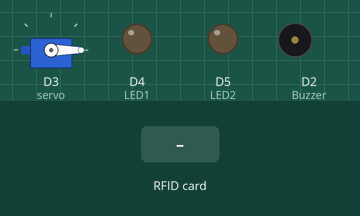
Simulated run of this sketch. Board: Arduino MKR. Shown: servo, output pins drawn as LEDs (lit = HIGH), buzzer (waves = sounding). The test bench sets the inputs (shaded band). WiFi joins after 1.5 s; servers stay silent unless stated; what the sketch prints to the serial monitor is not drawn.

Above: at 2.9 s.
3.0 s: RFID card B3 49 D4 24 held to the reader
At 3.11 s:
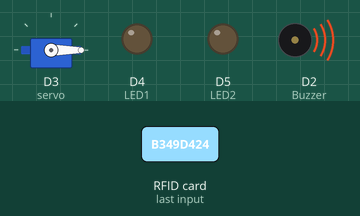
At 5.7 s:
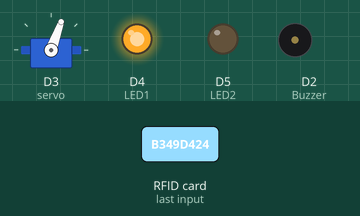
6.0 s: RFID card 5E 7A 19 C4 held to the reader
At 8.7 s:
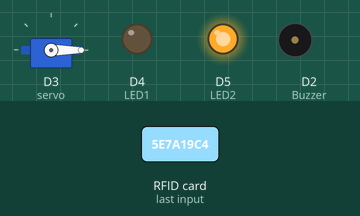
Timing chart, 0 to 10.5 s (numbered marks = the images above; inputs shaded):
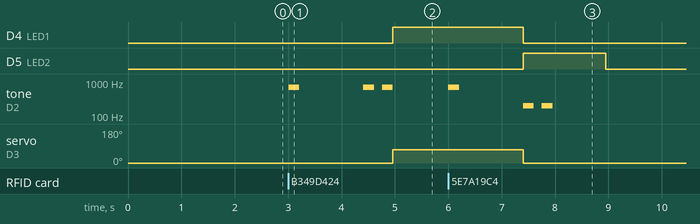

Measured:
- after the input at 3.0 s, D4 (LED1): LOW → HIGH after 2.0 s; tone on D2 (Buzzer): goes 700 Hz 0.20 s, silent 1.2 s, 700 Hz 0.20 s, silent 0.15 s, 700 Hz 0.20 s, then silent, starting at once; servo on D3 (servo): 0° → 70° after 2.0 s
- after the input at 6.0 s, D4 (LED1): HIGH → LOW after 1.4 s; D5 (LED2): LOW → HIGH after 1.4 s, → LOW 1.6 s later; tone on D2 (Buzzer): plays 700 Hz for 0.20 s, 200 Hz for 0.20 s, 200 Hz for 0.20 s, starting at once; servo on D3 (servo): 70° → 0° after 1.4 s

The sketch:

RFID_COMPLETE.ino
```cpp
#include "secrets.h"
#include <Servo.h>
#include <WiFiNINA.h>
#include <SPI.h>
#include <MFRC522.h>


// SETUP PINS
#define SS_PIN 10
#define RST_PIN 9
#define Buzzer 2
#define LED1 4
#define LED2 5

// STORE CREDENTIAL FOR WIFI NETWORK TO CONNECT TO
char ssid[] = SECRET_SSID;
char pass[] = SECRET_PASS;

Servo servo;
MFRC522 rfid(SS_PIN, RST_PIN);
byte led1 = 0;
byte led2 = 0;
WiFiClient client;


//IFTTT SERVICE SETUP
char   HOST_NAME[] = "maker.ifttt.com";
String PATH_NAME   = "/trigger/door_notification/with/key/ZvAxt_sFPoA_E-YXgLoRQ";

//https://maker.ifttt.com/trigger/door_notification/with/key/ZvAxt_sFPoA_E-YXgLoRQ


void setup() {
  WiFi.begin(ssid, pass);

  Serial.begin(9600);
  while (!Serial);

  SPI.begin();
  rfid.PCD_Init();

  pinMode(LED1, OUTPUT);
  pinMode(LED2, OUTPUT);
  pinMode(Buzzer, OUTPUT);

  //LOCK POSITION START
  servo.write(0);
  servo.attach(3);

  // connect to web server on port 80:
  if (client.connect(HOST_NAME, 80)) {
    // if connected:
    Serial.println("Connected to server");
  }
  else {// if not connected:
    Serial.println("connection failed");
  }

    Serial.println("SCAN YOUR CARD");
}

void loop() {
  if ( ! rfid.PICC_IsNewCardPresent())
    return;
  if ( ! rfid.PICC_ReadCardSerial())
    return;

  Serial.print("CARD READ:");
  tone(Buzzer, 700);
  delay(200);
  noTone(Buzzer);
  String ID = "";

  //READING AND DISPLAYING RFID ARD UID
  for (byte i = 0; i < rfid.uid.size; i++) {
    Serial.print(rfid.uid.uidByte[i] < 0x10 ? " 0" : " ");
    Serial.print(rfid.uid.uidByte[i], HEX);
    ID.concat(String(rfid.uid.uidByte[i] < 0x10 ? " 0" : " "));
    ID.concat(String(rfid.uid.uidByte[i], HEX));
    delay(300);
  }
  Serial.println();
  ID.toUpperCase();


  //AUTHORISED CARD UNLOCK
  if (ID.substring(1) == "B3 49 D4 24" && led1 == 0 ) {
    unlockSound();
    digitalWrite(LED1, HIGH);
    servo.write(70);
    Serial.println("DOOR UNLOCKED");
    led1 = 1;
    sendNotification("DOOR UNLOCKED", "");

  //AUTHORISED CARD LOCK
  } else if (ID.substring(1) == "B3 49 D4 24" && led1 == 1 ) {
    lockSound();
    digitalWrite(LED1, LOW);
    Serial.println("DOOR LOCKED");
    servo.write(0);
    led1 = 0;
    sendNotification("DOOR LOCKED", "");

  //UNAUTHORISED CARD ACCESS DENIED
  } else {
    digitalWrite(LED1, LOW);
    servo.write(0);
    digitalWrite(LED2, HIGH);
    failSound();
    delay(1000);
    digitalWrite(LED2, LOW);
    Serial.print("ACCESS DENIED!");
    sendNotification("UNAUTHORISED CARD ACCESS ATTEMPT!", "");
  }
}

// METHOD FOR SENDING CUSTOM NOTIFICATION
void sendNotification(String value1, String value2) {
  if (client.connect(HOST_NAME, 80)) {
    client.println("GET " + PATH_NAME + value1 + value2 + " HTTP/1.1");
    client.println("Host: " + String(HOST_NAME));
    client.println("Connection: close");
    client.println();
    delay(10);
  }
}

//UNLOCK SOUND
void unlockSound() {
  tone(Buzzer, 700);
    delay(200);
    noTone(Buzzer);
    delay(150);
    tone(Buzzer, 700);
    delay(200);
    noTone(Buzzer);
    digitalWrite(LED1, HIGH);
    servo.write(0);
}

//LOCK SOUND
void lockSound() {
  tone(Buzzer, 700);
    delay(500);
    noTone(Buzzer);
}

// UNAUTHORISED CARD SOUND
void failSound() {
  tone(Buzzer, 200);
    delay(200);
    noTone(Buzzer);
    delay(150);
    tone(Buzzer, 200);
    delay(200);
    noTone(Buzzer);
}
```

secrets.h
```cpp
// Use this file to store all of the private credentials
// and connection details

#define SECRET_SSID "TelstraD712B7"		// replace MySSID with your WiFi network name
#define SECRET_PASS "xcr8k6ck24"	// replace MyPassword with your WiFi password

#define SECRET_CH_ID 2500825			// replace 0000000 with your channel number
#define SECRET_WRITE_APIKEY "1312MSY9QG1HQ4IE"   // replace XYZ with your channel write API Key
```
